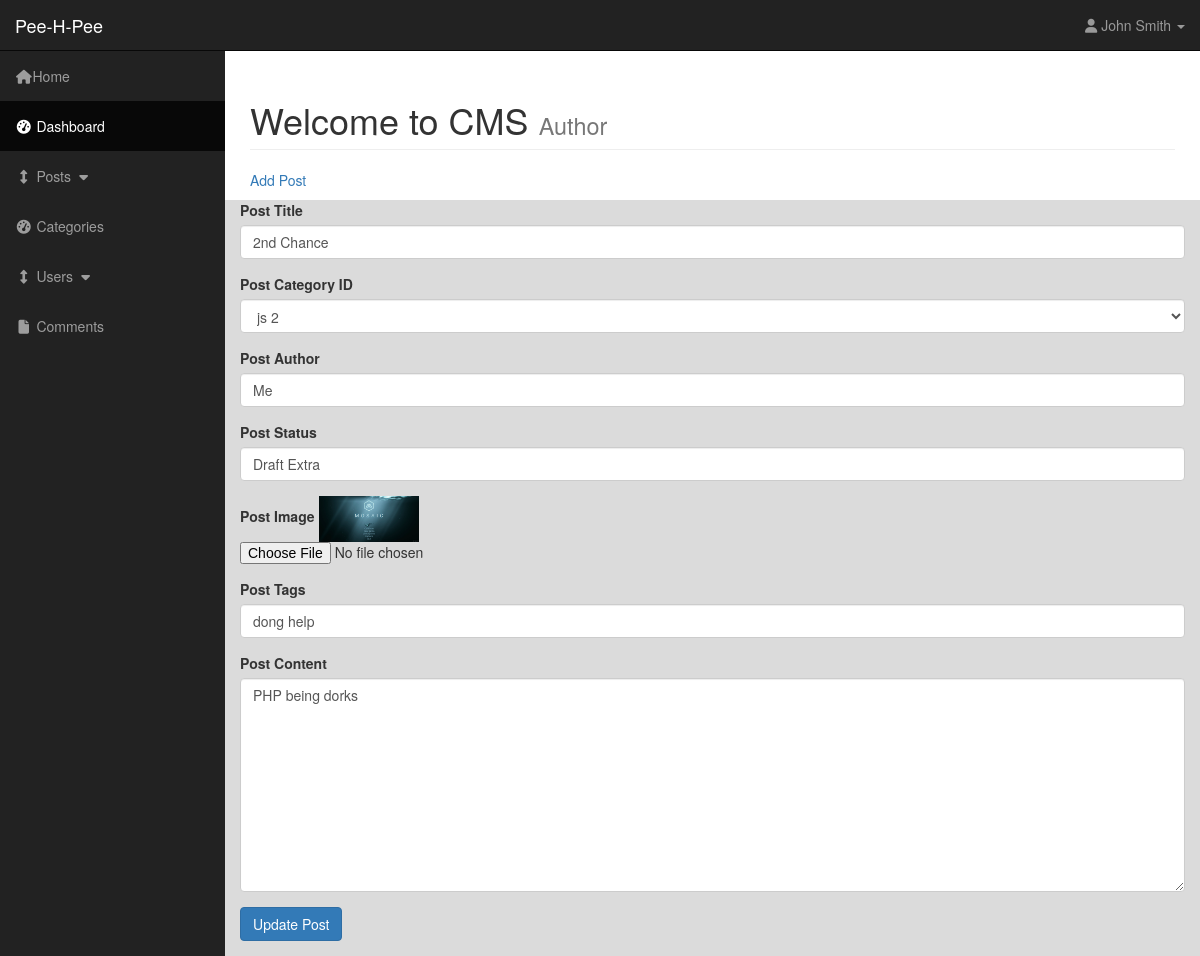
The page /admin/posts.php?source=edit_post&p_id=11 on the database its author committed.
### tables this page shows
CREATE TABLE `posts` (
  `post_id` int(4) NOT NULL,
  `post_category_id` int(3) NOT NULL,
  `post_title` varchar(255) NOT NULL,
  `post_author` varchar(255) NOT NULL,
  `post_date` date NOT NULL,
  `post_image` text NOT NULL,
  `post_content` text NOT NULL,
  `post_tags` varchar(255) NOT NULL,
  `post_status` varchar(255) NOT NULL DEFAULT 'draft',
  `post_user` varchar(255) NOT NULL,
  `post_views_count` int(11) NOT NULL
);

### admin/includes/edit_post.php (the view, shortened to what this page needs)
<?php
    global $connection;
    if(isset($_GET['p_id'])) {
        $the_post_id = $_GET['p_id'];
    }
    $query = "SELECT * FROM posts WHERE post_id = $the_post_id ";
    $select_posts_by_id = mysqli_query($connection, $query);
    while($row = mysqli_fetch_assoc($select_posts_by_id)) {
        $post_author = $row['post_author'];
        $post_title = $row['post_title'];
        $post_status = $row['post_status'];
        $post_image = $row['post_image'];
        $post_tags = $row['post_tags'];
        $post_content = $row['post_content'];
    }
?>
<form action="" method="POST" enctype="multipart/form-data">
    <div class="form-group">
        <label for="title">Post Title</label>
        <input value="<?php echo $post_title ?>" type="text" class="form-control" name="post_title">
    </div>
    <div class="form-group">
        <label for="post_category">Post Category ID</label>
        <select class="form-control" name="post_category" id="post_category">
            <?php
                $query = "SELECT * FROM categories";
                $select_categories = mysqli_query($connection, $query);
                while($row = mysqli_fetch_assoc($select_categories)) {
                    $cat_id = $row['cat_id'];
                    $cat_title = $row['cat_title'];
                    echo "<option value='{$cat_id}'>{$cat_title}</option>";
                }
            ?>
        </select>
    </div>
    <div class="form-group">
        <label for="post_author">Post Author</label>
        <input value="<?php echo $post_author ?>" type="text" class="form-control" name="post_author">
    </div>
    <div class="form-group">
        <label for="post_status">Post Status</label>
        <input value="<?php echo $post_status ?>" type="text" class="form-control" name="post_status">
    </div>
    <div class="form-group">
        <label for="image">Post Image</label>
        <img width='100' src="../images/<?php echo $post_image ?>" alt="Image">
        <input type="file" name="image">
    </div>
    <div class="form-group">
        <label for="post_tags">Post Tags</label>
        <input value="<?php echo $post_tags ?>" type="text" class="form-control" name="post_tags">
    </div>
    <div class="form-group">
        <label for="post_content">Post Content</label>
        <textarea name="post_content" id="" cols="30" rows="10" class="form-control"><?php echo $post_content ?></textarea>
    </div>
    <div class="form-group">
        <input type="submit" class="btn btn-primary" name="update_post" value="Update Post">
    </div>
</form>

### admin/css/sb-admin.css (style rules this page uses)
body { margin-top: 100px; background-color: #222; }
@media (min-width:768px) { body { margin-top: 50px; } }

### rows shown on the page
posts: post_title "2nd Chance", post_author "Me", post_status "Draft Extra", post_image (picture), post_tags "dong help", post_content "PHP being dorks"

### other values the page prints
form field post_category "js 2"
